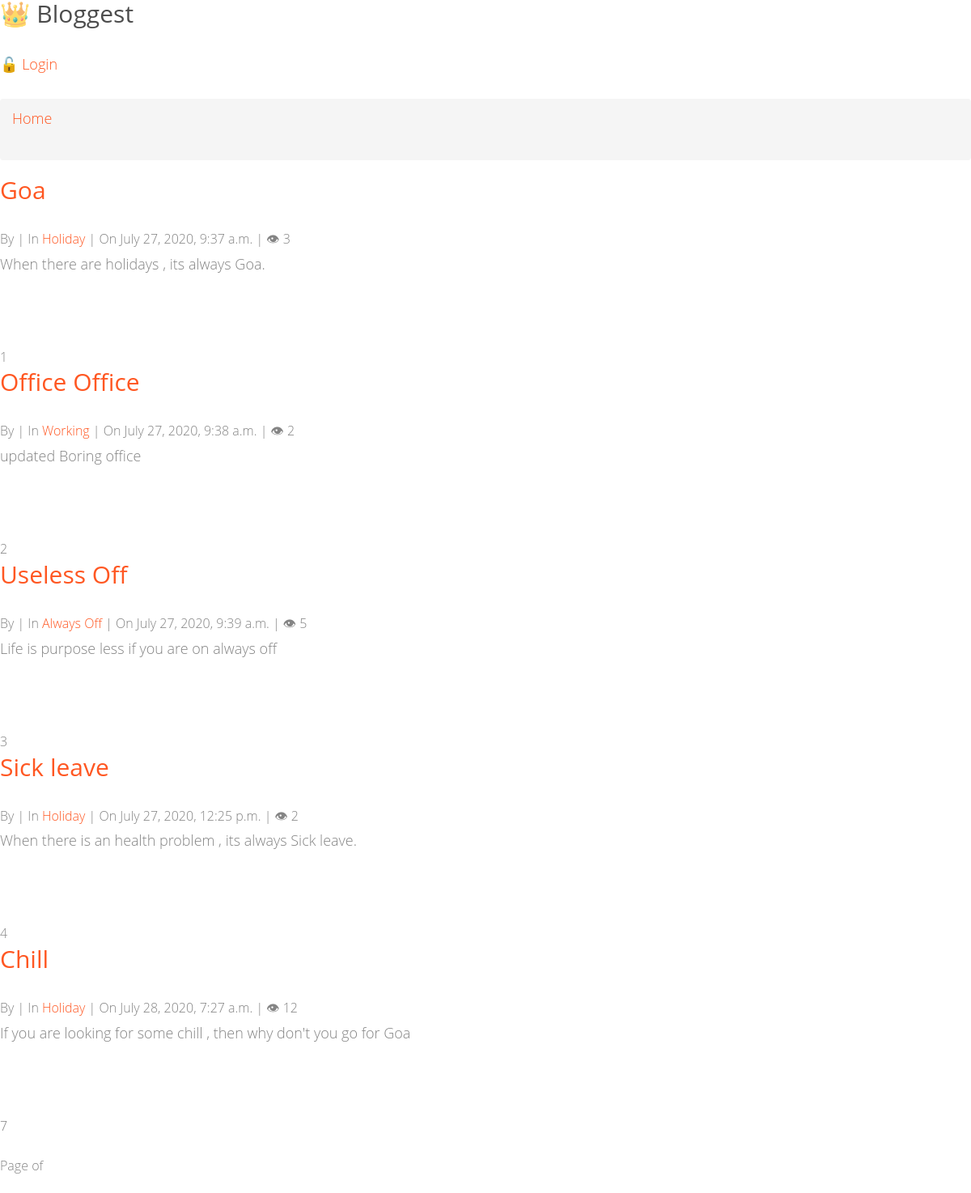
The page / on the database its author committed.
### blog/models.py (models this page shows, shortened)
class Post(models.Model):
    title = models.CharField(max_length=200)
    content = models.TextField()
    pub_date = models.DateTimeField(auto_now_add=True)
    view_count = models.PositiveIntegerField(default=0)
    author = models.ForeignKey(User,on_delete=models.CASCADE)
    category = models.ForeignKey(Category,on_delete=models.CASCADE)

class Category(models.Model):
    name = models.CharField(max_length=100, unique=True)
    creator = models.ForeignKey(User,on_delete=models.CASCADE)
    class Meta:
        verbose_name_plural = "Categories"
    def __str__(self):
        return self.name

### blog/views.py (the view)
# urls.py: path('',views.Home.as_view() ,name='homeA'),
class Home(View):
    def get(self,request):
        posts = Post.objects.all()
        return render(request,'blog/home.html',{'posts':posts})

### templates/blog/home.html
{% extends 'blog/base.html' %}
{% block content %}
    {% for post in posts %}
    <div class="blog-item">
        <h2><a href="{% url 'post_detail' post.pk %}">{{post.title}}</a></h2>
        <div class="info">
            By <span><a href="#">{{post.auther}}</a></span> | In <span><a href="#">{{post.category}}</a></span> | On <span>{{post.pub_date}}</span> | &#x1f441 <span>{{post.view_count}}</span>
        </div>
        <p>
            {{post.content}}
        </p>
        <br><br>
        {{post.pk}}
    </div>
    {% empty %}
    <div>
        <h3>There are no posts yet</h3>
    </div>
    {% endfor %}
    {% include 'blog/pagination_links.html' %}
{% endblock %}

### rows shown on the page
Post: title "Goa", category "Holiday", pub_date "July 27, 2020, 9:37 a.m.", view_count "3", content "When there are holidays , its always Goa.", pk "1"
Post: title "Office Office", category "Working", pub_date "July 27, 2020, 9:38 a.m.", view_count "2", content "updated Boring office", pk "2"
Post: title "Useless Off", category "Always Off", pub_date "July 27, 2020, 9:39 a.m.", view_count "5", content "Life is purpose less if you are on always off", pk "3"
Post: title "Sick leave", category "Holiday", pub_date "July 27, 2020, 12:25 p.m.", view_count "2", content "When there is an health problem , its always Sick leave.", pk "4"
Post: title "Chill", category "Holiday", pub_date "July 28, 2020, 7:27 a.m.", view_count "12", content "If you are looking for some chill , then why don't you go for Goa", pk "7"
